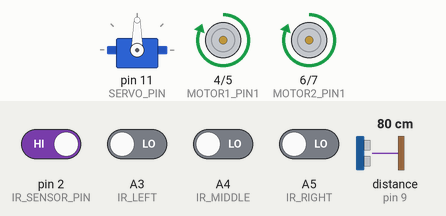
This sketch was run on a simulated Arduino Uno, built with avr-gcc and run on an emulated ATmega328P. On the bench: servo, motor-driver pin pairs drawn as motors (green arrow = first pin HIGH = forward, orange = second pin HIGH = backward, longer = more drive). Wiring (inferred from the names in the program): ultrasonic range finder: trigger pin 10; echo pin 9. The test bench sets the inputs (shaded band); at power-on: pin 2 (IR_SENSOR_PIN) HIGH, A3 (IR_LEFT), A4 (IR_MIDDLE), A5 (IR_RIGHT) LOW, distance to the obstacle (sensor on pin 9) 80 cm. The echo pulse lasts 58.3 µs per cm.

Above: at 1.2 s.
1.3 s: distance to the obstacle (sensor on pin 9) set to 16 cm
2.8 s: distance to the obstacle (sensor on pin 9) set to 13 cm
At 3.6 s:
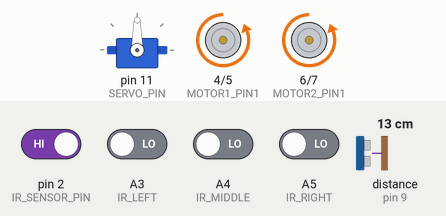
5.8 s: distance to the obstacle (sensor on pin 9) set to 18 cm
8.3 s: A3 (IR_LEFT) driven HIGH
At 9.3 s:
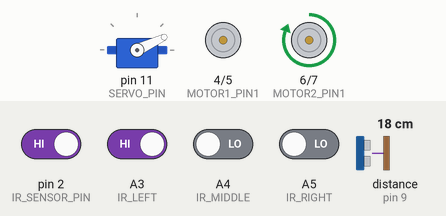
9.8 s: A3 (IR_LEFT) driven LOW
At 10.3 s:
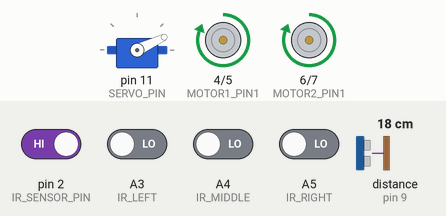
11.3 s: A5 (IR_RIGHT) driven HIGH
At 12.1 s:
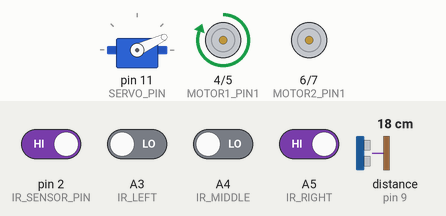
Timing chart, 0 to 13.8 s (numbered marks = the images above; inputs shaded):
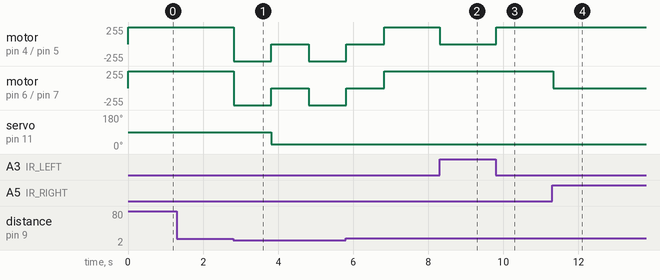

Measured:
- the behaviour switches between 15 and 14 cm on distance to the obstacle (sensor on pin 9) (found by bisection; images 0 and 1)
- after the input at 1.3 s, every drawn part: stays the same
- after the input at 2.8 s, motor on pin 4 (MOTOR1_PIN1) / pin 5 (MOTOR1_PIN2), motor on pin 6 (MOTOR2_PIN1) / pin 7 (MOTOR2_PIN2): forward 255/255 → backward 255/255 at once, → stopped 1.0 s later, → backward 255/255 1.0 s later; servo on pin 11 (SERVO_PIN): 90° → 25° after 1.0 s
- after the input at 8.3 s, motor on pin 4 (MOTOR1_PIN1) / pin 5 (MOTOR1_PIN2): forward 255/255 → stopped at once
- after the input at 9.8 s, motor on pin 4 (MOTOR1_PIN1) / pin 5 (MOTOR1_PIN2): stopped → forward 255/255 at once
- after the input at 11.3 s, motor on pin 6 (MOTOR2_PIN1) / pin 7 (MOTOR2_PIN2): forward 255/255 → stopped at once

The sketch:

arduino_code.ino
```cpp
#include<Servo.h>
//IRsensor pins
const int IR_LEFT=A3;
const int IR_MIDDLE=A4;
const int IR_RIGHT=A5;
//Ultrasonic sensor pins
const int TRIGGER_PIN=10;
const int ECHO_PIN=9;
//Servo motorpin
const int SERVO_PIN=11;
//Motor pins
const int MOTOR1_PIN1=4;
const int MOTOR1_PIN2=5;
const int MOTOR2_PIN1=6;
const int MOTOR2_PIN2=7;
int count=3;//classroom count
//Define the IRtoggle sensorpin
const int IR_SENSOR_PIN=2;
//Define the toggle state variable
bool toggleState=true;
//Variable to store the previous state of the IRsensor
bool previousState=true;
//Ultrasonic sensor variables
long duration;
int distance;
//Servo motor variables
Servo servo;
void setup(){
//Initialize servo motor
 servo.attach(SERVO_PIN);
 servo.write(90);
//Initialize IR sensors
 pinMode(IR_LEFT,INPUT);
 pinMode(IR_MIDDLE,INPUT);
 pinMode(IR_RIGHT,INPUT);
 pinMode(IR_SENSOR_PIN,INPUT);
//Initialize ultrasonic sensor
 pinMode(TRIGGER_PIN,OUTPUT);
 pinMode(ECHO_PIN,INPUT);
//Initialize motorpins
  pinMode(MOTOR1_PIN1,OUTPUT);
  pinMode(MOTOR1_PIN2,OUTPUT);
  pinMode(MOTOR2_PIN1,OUTPUT);
  pinMode(MOTOR2_PIN2,OUTPUT);
 Serial.begin(9600);
}

void obstacle_avoid(){
//move right
  digitalWrite(MOTOR1_PIN1,HIGH);
  digitalWrite(MOTOR1_PIN2,LOW);
  digitalWrite(MOTOR2_PIN1,LOW);
  digitalWrite(MOTOR2_PIN2,HIGH);
 delay(3000);
//go straight
 digitalWrite(MOTOR1_PIN1,HIGH);
 digitalWrite(MOTOR1_PIN2,LOW);
 digitalWrite(MOTOR2_PIN1,HIGH);
 digitalWrite(MOTOR2_PIN2,LOW);
 delay(3000);
//go left
 digitalWrite(MOTOR1_PIN1,LOW);
 digitalWrite(MOTOR1_PIN2,HIGH);
 digitalWrite(MOTOR2_PIN1,HIGH);
 digitalWrite(MOTOR2_PIN2,LOW);
 delay(3000);
//go straight
 digitalWrite(MOTOR1_PIN1,HIGH);
 digitalWrite(MOTOR1_PIN2,LOW);
 digitalWrite(MOTOR2_PIN1,HIGH);
 digitalWrite(MOTOR2_PIN2,LOW);
 delay(3000);
//go left
 digitalWrite(MOTOR1_PIN1,LOW);
 digitalWrite(MOTOR1_PIN2,HIGH);
 digitalWrite(MOTOR2_PIN1,HIGH);
 digitalWrite(MOTOR2_PIN2,LOW);
 delay(3000);
//go straight
 digitalWrite(MOTOR1_PIN1,HIGH);
 digitalWrite(MOTOR1_PIN2,LOW);
 digitalWrite(MOTOR2_PIN1,HIGH);
 digitalWrite(MOTOR2_PIN2,LOW);
 delay(1600);
}

void line_following(){
int irLeft=digitalRead(IR_LEFT);
int irMiddle=digitalRead(IR_MIDDLE);
int irRight=digitalRead(IR_RIGHT);
if((irMiddle==HIGH && irLeft==LOW && irRight==LOW)||(irLeft==LOW && irMiddle==LOW && irRight==LOW)){
//Go straight
 digitalWrite(MOTOR1_PIN1,HIGH);
 digitalWrite(MOTOR1_PIN2,LOW);
 digitalWrite(MOTOR2_PIN1,HIGH);
 digitalWrite(MOTOR2_PIN2,LOW);
delay(30);
}
else if((irLeft==HIGH && irMiddle==LOW && irRight==LOW)||(irMiddle==HIGH && irLeft==HIGH && irRight==LOW)){
//Turn left
digitalWrite(MOTOR1_PIN1,LOW);
digitalWrite(MOTOR1_PIN2,LOW);
digitalWrite(MOTOR2_PIN1,HIGH);
digitalWrite(MOTOR2_PIN2,LOW);
delay(50);
}else if((irRight==HIGH && irMiddle==LOW && irLeft==LOW)||(irMiddle==HIGH && irLeft==LOW && irRight==HIGH)){
//Turn right
digitalWrite(MOTOR1_PIN1,HIGH);
digitalWrite(MOTOR1_PIN2,LOW);
digitalWrite(MOTOR2_PIN1,LOW);
digitalWrite(MOTOR2_PIN2,LOW);
delay(50);
}
//Stop
 else  {
 digitalWrite(MOTOR1_PIN1,LOW);
 digitalWrite(MOTOR1_PIN2,LOW);
 digitalWrite(MOTOR2_PIN1,LOW);
 digitalWrite(MOTOR2_PIN2,LOW);
}
}
void loop(){
digitalWrite(TRIGGER_PIN,LOW);
delayMicroseconds(2);
digitalWrite(TRIGGER_PIN,HIGH);
delayMicroseconds(10);
digitalWrite(TRIGGER_PIN,LOW);
duration=pulseIn(ECHO_PIN,HIGH);
distance=duration/58.2;
if(distance<15){ //check for obstacle
//go reverse
{ digitalWrite(MOTOR1_PIN1,LOW);
  digitalWrite(MOTOR1_PIN2,HIGH);
  digitalWrite(MOTOR2_PIN1,LOW);
  digitalWrite(MOTOR2_PIN2,HIGH);
delay(1000);
//stop
digitalWrite(MOTOR1_PIN1,LOW);
digitalWrite(MOTOR1_PIN2,LOW);
digitalWrite(MOTOR2_PIN1,LOW);
digitalWrite(MOTOR2_PIN2,LOW);}
 servo.write(25);
delay(1000);
digitalWrite(TRIGGER_PIN,LOW);
delayMicroseconds(2);
digitalWrite(TRIGGER_PIN,HIGH);
delayMicroseconds(10);
digitalWrite(TRIGGER_PIN,LOW);
duration=pulseIn(ECHO_PIN,HIGH);
distance=duration/58.2;
if(distance<30){ //check for obstacle
  digitalWrite(MOTOR1_PIN1,LOW);
  digitalWrite(MOTOR1_PIN2,LOW);
  digitalWrite(MOTOR2_PIN1,LOW);
  digitalWrite(MOTOR2_PIN2,LOW);
}
else{
 servo.write(90);
 delay(1000);
 obstacle_avoid();
}
}
else{
 line_following(); //Follow line
 file_taken(); //Check if file is taken
}
}
void file_taken(){
int irLeft=digitalRead(IR_LEFT);
int irMiddle=digitalRead(IR_MIDDLE);
int irRight=digitalRead(IR_RIGHT);
//Read the current state of the IRsensor
 bool currentState=digitalRead(IR_SENSOR_PIN);
//Check for a transition from HIGH to LOW
 if(currentState==LOW && previousState==HIGH && irMiddle==HIGH && irLeft==HIGH && irRight==HIGH && (count>=0)){
//Toggle the state
 toggleState=!toggleState;
 delay(5000); //Wait 5 seconds after file is taken
  digitalWrite(MOTOR1_PIN1,HIGH);
  digitalWrite(MOTOR1_PIN2,LOW);
  digitalWrite(MOTOR2_PIN1,HIGH);
  digitalWrite(MOTOR2_PIN2,LOW);
 delay(400);
 count--;
 }
//Store the current state as the previous state for the next loop iteration
 previousState=currentState;
}
```
